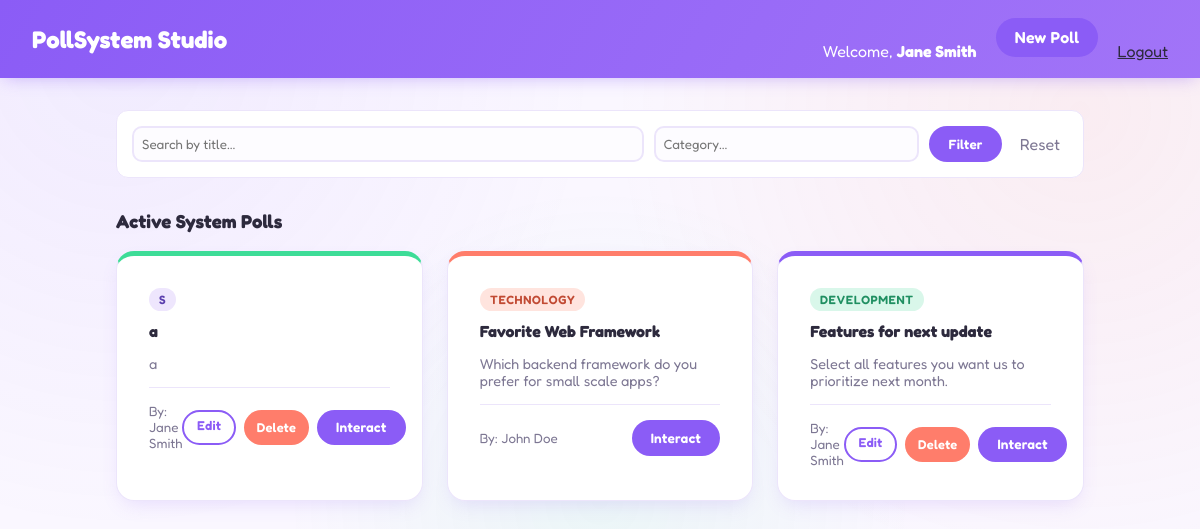
Page /dashboard.php (signed in) on the committed database.
### tables this page shows
CREATE TABLE `polls` (
  `id` int(11) NOT NULL,
  `user_id` int(11) NOT NULL,
  `title` varchar(255) NOT NULL,
  `description` text DEFAULT NULL,
  `category` varchar(50) NOT NULL,
  `question_type` enum('single','multiple','rating') NOT NULL,
  `expiry_date` datetime NOT NULL,
  `created_at` timestamp NOT NULL DEFAULT current_timestamp()
);

CREATE TABLE `users` (
  `id` int(11) NOT NULL,
  `name` varchar(100) NOT NULL,
  `email` varchar(150) NOT NULL,
  `password_hash` varchar(255) NOT NULL,
  `role` enum('user','admin') DEFAULT 'user',
  `created_at` timestamp NOT NULL DEFAULT current_timestamp()
);

### dashboard.php (the view, shortened to what this page needs)
<?php
require_once 'config/database.php';
$search = trim($_GET['search'] ?? '');
$category = trim($_GET['category'] ?? '');
$query = "SELECT p.*, u.name as creator FROM polls p JOIN users u ON p.user_id = u.id WHERE 1=1";
$params = [];
$query .= " ORDER BY p.created_at DESC";
$stmt = $pdo->prepare($query);
$stmt->execute($params);
$polls = $stmt->fetchAll();
$currentUserId = $_SESSION['user_id'];
?>
<!DOCTYPE html>
<html lang="en">
<head>
    <link rel="stylesheet" href="assets/css/style.css">
</head>
<body>
    <nav class="navbar">
        <h2>PollSystem Studio</h2>
        <div>
            <span>Welcome, <strong><?= htmlspecialchars($_SESSION['user_name'] ?? 'User') ?></strong></span>
            <a href="create-poll.html" style="margin-left: 15px;" class="btn">New Poll</a>
            <a href="api/logout.php" style="margin-left: 15px; color: var(--text-main);">Logout</a>
        </div>
    </nav>
    <div class="container">
        <form method="GET" style="display: flex; gap: 10px; margin-bottom: 2rem; background: white; padding: 15px; border-radius: 12px; border: 1px solid var(--border-color);">
            <input type="text" name="search" placeholder="Search by title..." value="<?= htmlspecialchars($search) ?>" style="flex: 2; padding: 8px;">
            <input type="text" name="category" placeholder="Category..." value="<?= htmlspecialchars($category) ?>" style="flex: 1; padding: 8px;">
            <button type="submit" class="btn">Filter</button>
            <a href="dashboard.php" style="padding: 8px; text-decoration: none;" class="text-muted">Reset</a>
        </form>
        <h3>Active System Polls</h3>
        <div class="grid">
            <?php foreach ($polls as $poll): ?>
                <div class="card">
                    <span class="badge"><?= htmlspecialchars($poll['category']) ?></span>
                    <h4 style="margin: 10px 0 5px 0;"><?= htmlspecialchars($poll['title']) ?></h4>
                    <p class="text-muted" style="font-size: 0.9rem;"><?= htmlspecialchars($poll['description']) ?></p>
                    <hr style="border: 0; border-top: 1px solid var(--border-color); margin: 15px 0;">
                    <div style="display:flex; justify-content: space-between; align-items: center;">
                        <small class="text-muted">By: <?= htmlspecialchars($poll['creator']) ?></small>
                        <div class="owner-actions">
                            <?php if ((int)$poll['user_id'] === (int)$currentUserId || (isset($_SESSION['role']) && $_SESSION['role'] === 'admin')): ?>
                                <a href="edit-poll.php?id=<?= $poll['id'] ?>" class="btn btn-outline" style="font-size: 0.8rem; padding: 0.4rem 0.8rem;">Edit</a>
                                <button type="button" onclick="deletePoll(<?= $poll['id'] ?>, 'dashboard.php')" class="btn btn-danger" style="font-size: 0.8rem; padding: 0.4rem 0.8rem;">Delete</button>
                            <?php endif; ?>
                            <a href="view-poll.php?id=<?= $poll['id'] ?>" class="btn" style="font-size: 0.85rem;">Interact</a>
                        </div>
                    </div>
                </div>
            <?php endforeach; ?>
        </div>
    </div>
</body>
</html>

### assets/css/style.css (style rules this page uses)
:root { --bg-primary: #faf7ff; --card-bg: #ffffff; --text-main: #2d2a3d; --accent: #8b5cf6; --accent-hover: #7c3aed; --coral: #ff7d6b; --mint: #3ddc97; --sunny: #ffc857; --border-color: #ece5fb; }
* { box-sizing: border-box; }
body { font-family: 'Fredoka', 'Segoe UI', system-ui, -apple-system, sans-serif; background-color: var(--bg-primary); background-image: radial-gradient(circle at 10% 10%, rgba(139,92,246,0.08), transparent 40%), radial-gradient(circle at 90% 20%, rgba(255,125,107,0.09), transparent 40%), radial-gradient(circle at 50% 90%, rgba(61,220,151,0.08), transparent 40%); color: var(--text-main); margin: 0; padding: 0; animation: pageFadeIn 0.5s ease both; }
.navbar { background: linear-gradient(120deg, var(--accent), #a679f8 60%, var(--coral)); background-size: 200% 200%; animation: navGradientShift 8s ease infinite; color: white; padding: 1.1rem 2rem; display: flex; justify-content: space-between; align-items: center; box-shadow: 0 4px 16px -4px rgba(139,92,246,0.4); }
.navbar h2 { margin: 0; }
.navbar a { color: white; }
.container { max-width: 1000px; margin: 2rem auto; padding: 0 1rem; }
.card { background: var(--card-bg); border-radius: 18px; border: 1px solid var(--border-color); padding: 2rem; box-shadow: 0 8px 20px -6px rgba(139,92,246,0.18); margin-bottom: 1.5rem; border-top: 5px solid var(--mint); transition: transform 0.25s ease, box-shadow 0.25s ease, border-top-color 0.25s ease; animation: fadeInUp 0.5s ease both; }
.grid .card:nth-child(3n+1) { border-top-color: var(--mint); animation-delay: 0.05s; }
.grid .card:nth-child(3n+2) { border-top-color: var(--coral); animation-delay: 0.15s; }
.grid .card:nth-child(3n+3) { border-top-color: var(--accent); animation-delay: 0.25s; }
.grid { display: grid; grid-template-columns: repeat(auto-fill, minmax(300px, 1fr)); gap: 1.5rem; }
.btn { position: relative; overflow: hidden; background-color: var(--accent); color: white; padding: 0.6rem 1.2rem; border-radius: 999px; text-decoration: none; border: none; cursor: pointer; font-family: inherit; font-weight: 600; letter-spacing: 0.2px; transition: background-color 0.2s ease, box-shadow 0.2s ease, transform 0.15s ease; display: inline-block; }
.btn::after { content: ""; position: absolute; top: 0; left: -75%; width: 50%; height: 100%; background: linear-gradient(120deg, transparent, rgba(255,255,255,0.35), transparent); transform: skewX(-20deg); transition: left 0.5s ease; }
.badge { display: inline-block; font-size: 0.75rem; text-transform: uppercase; letter-spacing: 0.05em; background: #eee6fd; color: #5b3fae; padding: 4px 10px; border-radius: 999px; font-weight: 600; animation: popIn 0.4s ease both; }
.grid .card:nth-child(3n+2) .badge { background: #ffe4de; color: #c14a33; }
.grid .card:nth-child(3n+3) .badge { background: #d9f7ea; color: #1f8f61; }
.btn-danger { background-color: var(--coral); }
.btn-outline { background: transparent; color: var(--accent); border: 2px solid var(--accent); padding: 0.5rem 1.1rem; box-shadow: none; }
.text-muted { color: #7d7793; }
.owner-actions { display: flex; gap: 8px; }
input[type="text"], input[type="email"], input[type="password"], input[type="datetime-local"], textarea, select { font-family: inherit; border: 2px solid var(--border-color); border-radius: 10px; transition: border-color 0.2s ease, box-shadow 0.2s ease; background: #fdfcff; }

### rows in the picture
polls: category "S", title "a", description "a", user.name "Jane Smith"
polls: category "TECHNOLOGY", title "Favorite Web Framework", description "Which backend framework do you prefer for small scale apps?", user.name "John Doe"
polls: category "DEVELOPMENT", title "Features for next update", description "Select all features you want us to prioritize next month.", user.name "Jane Smith"

### other values in the picture
$_SESSION['user_name'] "Jane Smith"
